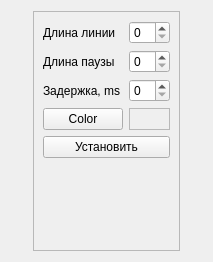
<?xml version="1.0" encoding="UTF-8"?>
<ui version="4.0">
 <class>MainBox</class>
 <widget class="QWidget" name="MainBox">
  <property name="geometry">
   <rect>
    <x>0</x>
    <y>0</y>
    <width>213</width>
    <height>262</height>
   </rect>
  </property>
  <property name="windowTitle">
   <string>Dialog</string>
  </property>
  <layout class="QHBoxLayout" name="horizontalLayout">
   <item>
    <layout class="QVBoxLayout" name="serial_layout"/>
   </item>
   <item>
    <widget class="QFrame" name="frame">
     <property name="sizePolicy">
      <sizepolicy hsizetype="Fixed" vsizetype="Preferred">
       <horstretch>0</horstretch>
       <verstretch>0</verstretch>
      </sizepolicy>
     </property>
     <property name="frameShape">
      <enum>QFrame::StyledPanel</enum>
     </property>
     <property name="frameShadow">
      <enum>QFrame::Raised</enum>
     </property>
     <layout class="QVBoxLayout" name="verticalLayout_2">
      <item>
       <layout class="QGridLayout" name="gridLayout">
        <item row="3" column="0">
         <widget class="QPushButton" name="btn_color">
          <property name="text">
           <string>Color</string>
          </property>
         </widget>
        </item>
        <item row="3" column="1">
         <widget class="QFrame" name="frm_color">
          <property name="frameShape">
           <enum>QFrame::StyledPanel</enum>
          </property>
          <property name="frameShadow">
           <enum>QFrame::Raised</enum>
          </property>
         </widget>
        </item>
        <item row="2" column="0">
         <widget class="QLabel" name="label_2">
          <property name="text">
           <string>Задержка, ms</string>
          </property>
         </widget>
        </item>
        <item row="2" column="1">
         <widget class="QSpinBox" name="sb_delay_ms"/>
        </item>
        <item row="0" column="1">
         <widget class="QSpinBox" name="sb_len_line"/>
        </item>
        <item row="0" column="0">
         <widget class="QLabel" name="label">
          <property name="text">
           <string>Длина линии</string>
          </property>
         </widget>
        </item>
        <item row="1" column="0">
         <widget class="QLabel" name="label_3">
          <property name="text">
           <string>Длина паузы</string>
          </property>
         </widget>
        </item>
        <item row="1" column="1">
         <widget class="QSpinBox" name="sb_len_pause"/>
        </item>
       </layout>
      </item>
      <item>
       <widget class="QPushButton" name="btn_set">
        <property name="text">
         <string>Установить</string>
        </property>
       </widget>
      </item>
      <item>
       <spacer name="verticalSpacer">
        <property name="orientation">
         <enum>Qt::Vertical</enum>
        </property>
        <property name="sizeHint" stdset="0">
         <size>
          <width>20</width>
          <height>40</height>
         </size>
        </property>
       </spacer>
      </item>
     </layout>
    </widget>
   </item>
  </layout>
 </widget>
 <resources/>
 <connections/>
</ui>
